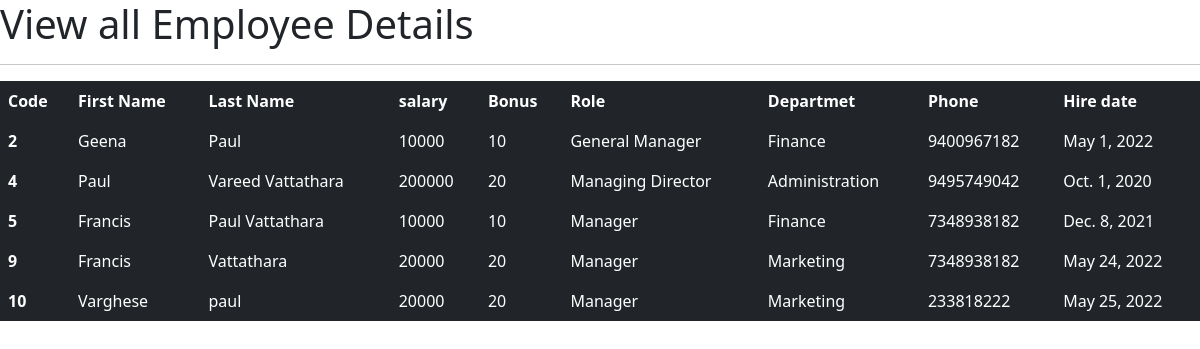
The app's page /all_emp with its own data.
### emp_app/models.py (models this page shows, shortened)
class Employee(models.Model):
    first_name = models.CharField(max_length=100,null=False)
    last_name = models.CharField(max_length=100)
    salary = models.IntegerField(default=0)
    bonus = models.IntegerField(default=0)
    dept = models.ForeignKey(Department, on_delete = models.CASCADE)
    role = models.ForeignKey(Role, on_delete = models.CASCADE)
    phone = models.IntegerField(default=0)
    hire_date = models.DateField()
    def __str__(self):
        return  '%s %s %s' %(self.first_name, self.last_name, self.role)

class Role(models.Model):
    name = models.CharField(max_length=100,null=False)
    def __str__(self):
        return self.name

class Department(models.Model):
    name = models.CharField(max_length=100,null=False)
    location = models.CharField(max_length=100)

### emp_app/views.py (the view)
# urls.py: path('all_emp', views.all_emp, name= 'all_emp'),
def all_emp(request):
    emps = Employee.objects.all()
    context = {
        'emps': emps
    }
    print(context)
    return render(request,'all_emp.html',context)

### emp_app/templates/all_emp.html (shortened to what this page needs)
<!DOCTYPE html>
<html lang="en">
<head>
  <link href="https://cdn.jsdelivr.net/npm/bootstrap@5.2.0-beta1/dist/css/bootstrap.min.css" rel="stylesheet">
</head>
<h1>View all Employee Details</h1>
<hr>
<body>
<table class="table table-dark table-borderless">
  <thead>
    <tr>
      <th scope="col">Code</th>
      <th scope="col">First Name</th>
      <th scope="col">Last Name</th>
      <th scope="col">salary</th>
      <th scope="col">Bonus</th>
      <th scope="col">Role</th>
      <th scope="col">Departmet</th>
      <th scope="col">Phone</th>
      <th scope="col">Hire date</th>
    </tr>
  </thead>
    {% for emps in emps %}
  <tbody>
    <tr>
      <th scope="row">{{ emps.id}}</th>
      <td>{{ emps.first_name }}</td>
      <td>{{ emps.last_name }}</td>
      <td>{{ emps.salary }}</td>
      <td>{{ emps.bonus}}</td>
      <td>{{ emps.role.name}}</td>
      <td>{{ emps.dept.name}}</td>
      <td>{{ emps.phone}}</td>
      <td>{{ emps.hire_date}}</td>
    </tr>
  </tbody>
  {%  endfor %}
</table>
</body>
</html>

### records on screen
Employee: id "2", first_name "Geena", last_name "Paul", salary "10000", bonus "10", role.name "General Manager", dept.name "Finance", phone "9400967182", hire_date "May 1, 2022"
Employee: id "4", first_name "Paul", last_name "Vareed Vattathara", salary "200000", bonus "20", role.name "Managing Director", dept.name "Administration", phone "9495749042", hire_date "Oct. 1, 2020"
Employee: id "5", first_name "Francis", last_name "Paul Vattathara", salary "10000", bonus "10", role.name "Manager", dept.name "Finance", phone "7348938182", hire_date "Dec. 8, 2021"
Employee: id "9", first_name "Francis", last_name "Vattathara", salary "20000", bonus "20", role.name "Manager", dept.name "Marketing", phone "7348938182", hire_date "May 24, 2022"
Employee: id "10", first_name "Varghese", last_name "paul", salary "20000", bonus "20", role.name "Manager", dept.name "Marketing", phone "233818222", hire_date "May 25, 2022"
